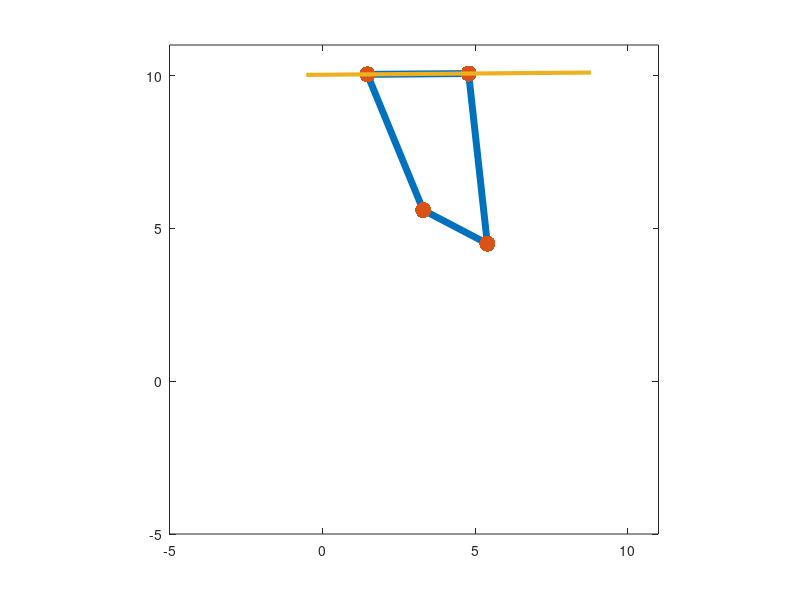

Here is the MATLAB script that generated this plot:
%************** VALUES OBTAINED FROM SYNTHESIS **********

A = [3.3;5.6];
B = [5.4;4.5];

L2 = 4.8;
L3 = 4;
L4 = 5.6;
L1 = sqrt((B(1,1)-A(1,1))*(B(1,1)-A(1,1)) + (B(2,1)-A(2,1))*(B(2,1)-A(2,1)))
phiaxis = abs(atand((A(2,1)-B(2,1))/(A(1,1)-B(1,1))))

ldown = 2;
lup = 4;

k1 = L1/L4;
k2 = L1/L2;
k3 = (L4*L4-L3*L3+L2*L2+L1*L1)/(2*L4*L2);
k4 = L1/L3;
k5 = (L4*L4-L1*L1-L2*L2-L3*L3)/(2*L2*L3);

phi1 = 360-110; %RANGE OF ANGLE ROTAION OF LINK 2 
phi2 = 140;
n = 0;

end1 = [];
end2 = [];

%***************** SIMULATION **************************

for theta=phi1:-1:phi2
  
  D=[A(1,1)+L2*cosd(theta-phiaxis);A(2,1)+L2*sind(theta-phiaxis)]; %OBTAINING D COORDINATE
  
  a=cosd(theta)-k1-k2*cosd(theta)+k3;  %CO-EFFECIENT OF FRUDENSTEIN EQUATION
  b=-2*sind(theta);
  c=k1-(k2+1)*cosd(theta) + k3;
  
  theta4=2*atand((-b-sqrt(b*b-4*a*c))/(2*a));
 
  C = [B(1,1)+L4*cosd(theta4-phiaxis);B(2,1)+L4*sind(theta4-phiaxis)];
  main = [A , B , C , D, A];
  x = main(1,[1:5]);
  y = main(2,[1:5]);

  theta3 = atand((C(2,1)-D(2,1))/(C(1,1)-D(1,1)));
  E = [D(1,1)- ldown*cosd(theta3);D(2,1)-ldown*sind(theta3)];
  F = [C(1,1)+ lup*cosd(theta3);C(2,1)+lup*sind(theta3)];

  end1 = [end1 E];
  end2 = [end2 F];
  
 %******************** PLOTTING *************************** 
 
  plot(x,y, 'LineWidth', 5);
  hold on;
  plot(x,y,'.', "markersize", 35);
  
  x1=[E(1,1) F(1,1)];
  y1=[E(2,1) F(2,1)];
  plot(x1,y1,'LineWidth',3);
  axis([-5 11 -5 11])
  daspect([1 1 1])
  n=n+1;

  pause(0.001);
  hold off;
  
endfor
